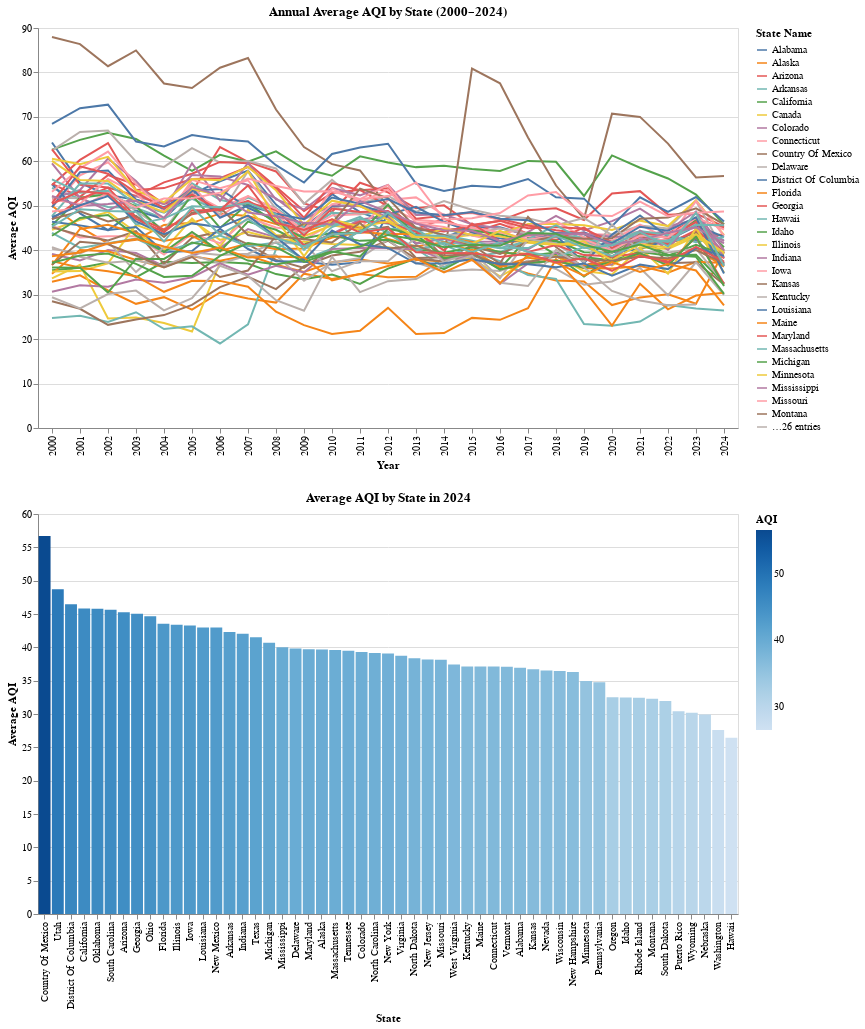

Notebook cell for this chart:
### Code cell
# ----- Chart 2: Interactive Bar Chart for State AQI Comparison (2024) -----

# Filter data for a specific year (e.g., 2024)
data_2024 = state_yearly_aqi[state_yearly_aqi["Year"] == 2024]

# Create an interactive bar chart for AQI by state for a specific year (2024)
bar_chart = (
    alt.Chart(data_2024)
    .mark_bar()
    .encode(
        x=alt.X("State Name:N", sort="-y", title="State"),
        y=alt.Y("AQI:Q", title="Average AQI"),
        color="AQI:Q",  # Color by AQI values
        tooltip=["State Name", "AQI"],  # Tooltip showing state and AQI
    )
    .properties(title="Average AQI by State in 2024", width=700, height=400)
    .interactive()
)  # Make the chart interactive

# ----- Combine Both Charts -----

# Combine the two charts vertically (one on top of the other)
combined_chart = line_chart & bar_chart

# Display the combined chart
combined_chart

### Figure 1 — Vega-Lite specification as saved in the notebook (floating-point values rounded to 4 significant figures; data arrays with more than 128 entries replaced by an {"elided": "..."} marker saying what was removed)
{"config": {"view": {"continuousWidth": 300, "continuousHeight": 300}}, "vconcat": [{"data": {"name": "data-03e63fbbf46a699a61686ec78084d5c7"}, "mark": {"type": "line"}, "encoding": {"color": {"field": "State Name", "type": "nominal"}, "tooltip": [{"field": "State Name", "type": "nominal"}, {"field": "Year", "type": "quantitative"}, {"field": "AQI", "type": "quantitative"}], "x": {"field": "Year", "title": "Year", "type": "ordinal"}, "y": {"field": "AQI", "title": "Average AQI", "type": "quantitative"}}, "height": 400, "name": "view_1", "title": "Annual Average AQI by State (2000–2024)", "width": 700}, {"data": {"name": "data-a64ff416ab2c85dcd9708bac4fd76627"}, "mark": {"type": "bar"}, "encoding": {"color": {"field": "AQI", "type": "quantitative"}, "tooltip": [{"field": "State Name", "type": "nominal"}, {"field": "AQI", "type": "quantitative"}], "x": {"field": "State Name", "sort": "-y", "title": "State", "type": "nominal"}, "y": {"field": "AQI", "title": "Average AQI", "type": "quantitative"}}, "height": 400, "name": "view_2", "title": "Average AQI by State in 2024", "width": 700}], "params": [{"name": "param_1", "select": {"type": "interval", "encodings": ["x", "y"]}, "bind": "scales", "views": ["view_1"]}, {"name": "param_2", "select": {"type": "interval", "encodings": ["x", "y"]}, "bind": "scales", "views": ["view_2"]}], "$schema": "https://vega.github.io/schema/vega-lite/v5.20.1.json", "datasets": {"data-03e63fbbf46a699a61686ec78084d5c7": {"elided": "1356 records"}, "data-a64ff416ab2c85dcd9708bac4fd76627": [{"State Name": "Alabama", "Year": 2024, "AQI": 36.95}, {"State Name": "Alaska", "Year": 2024, "AQI": 39.69}, {"State Name": "Arizona", "Year": 2024, "AQI": 45.28}, {"State Name": "Arkansas", "Year": 2024, "AQI": 42.31}, {"State Name": "California", "Year": 2024, "AQI": 45.83}, {"State Name": "Colorado", "Year": 2024, "AQI": 39.31}, {"State Name": "Connecticut", "Year": 2024, "AQI": 37.11}, {"State Name": "Country Of Mexico", "Year": 2024, "AQI": 56.69}, {"State Name": "Delaware", "Year": 2024, "AQI": 39.83}, {"State Name": "District Of Columbia", "Year": 2024, "AQI": 46.48}, {"State Name": "Florida", "Year": 2024, "AQI": 43.52}, {"State Name": "Georgia", "Year": 2024, "AQI": 45.05}, {"State Name": "Hawaii", "Year": 2024, "AQI": 26.45}, {"State Name": "Idaho", "Year": 2024, "AQI": 32.46}, {"State Name": "Illinois", "Year": 2024, "AQI": 43.37}, {"State Name": "Indiana", "Year": 2024, "AQI": 42.03}, {"State Name": "Iowa", "Year": 2024, "AQI": 43.29}, {"State Name": "Kansas", "Year": 2024, "AQI": 36.7}, {"State Name": "Kentucky", "Year": 2024, "AQI": 37.14}, {"State Name": "Louisiana", "Year": 2024, "AQI": 42.97}, {"State Name": "Maine", "Year": 2024, "AQI": 37.12}, {"State Name": "Maryland", "Year": 2024, "AQI": 39.71}, {"State Name": "Massachusetts", "Year": 2024, "AQI": 39.61}, {"State Name": "Michigan", "Year": 2024, "AQI": 40.68}, {"State Name": "Minnesota", "Year": 2024, "AQI": 34.97}, {"State Name": "Mississippi", "Year": 2024, "AQI": 40.0}, {"State Name": "Missouri", "Year": 2024, "AQI": 38.13}, {"State Name": "Montana", "Year": 2024, "AQI": 32.27}, {"State Name": "Nebraska", "Year": 2024, "AQI": 29.93}, {"State Name": "Nevada", "Year": 2024, "AQI": 36.52}, {"State Name": "New Hampshire", "Year": 2024, "AQI": 36.3}, {"State Name": "New Jersey", "Year": 2024, "AQI": 38.16}, {"State Name": "New Mexico", "Year": 2024, "AQI": 42.97}, {"State Name": "New York", "Year": 2024, "AQI": 39.07}, {"State Name": "North Carolina", "Year": 2024, "AQI": 39.14}, {"State Name": "North Dakota", "Year": 2024, "AQI": 38.37}, {"State Name": "Ohio", "Year": 2024, "AQI": 44.67}, {"State Name": "Oklahoma", "Year": 2024, "AQI": 45.81}, {"State Name": "Oregon", "Year": 2024, "AQI": 32.52}, {"State Name": "Pennsylvania", "Year": 2024, "AQI": 34.77}, {"State Name": "Puerto Rico", "Year": 2024, "AQI": 30.41}, {"State Name": "Rhode Island", "Year": 2024, "AQI": 32.43}, {"State Name": "South Carolina", "Year": 2024, "AQI": 45.64}, {"State Name": "South Dakota", "Year": 2024, "AQI": 31.95}, {"State Name": "Tennessee", "Year": 2024, "AQI": 39.47}, {"State Name": "Texas", "Year": 2024, "AQI": 41.52}, {"State Name": "Utah", "Year": 2024, "AQI": 48.73}, {"State Name": "Vermont", "Year": 2024, "AQI": 37.08}, {"State Name": "Virginia", "Year": 2024, "AQI": 38.72}, {"State Name": "Washington", "Year": 2024, "AQI": 27.61}, {"State Name": "West Virginia", "Year": 2024, "AQI": 37.44}, {"State Name": "Wisconsin", "Year": 2024, "AQI": 36.47}, {"State Name": "Wyoming", "Year": 2024, "AQI": 30.19}]}}
